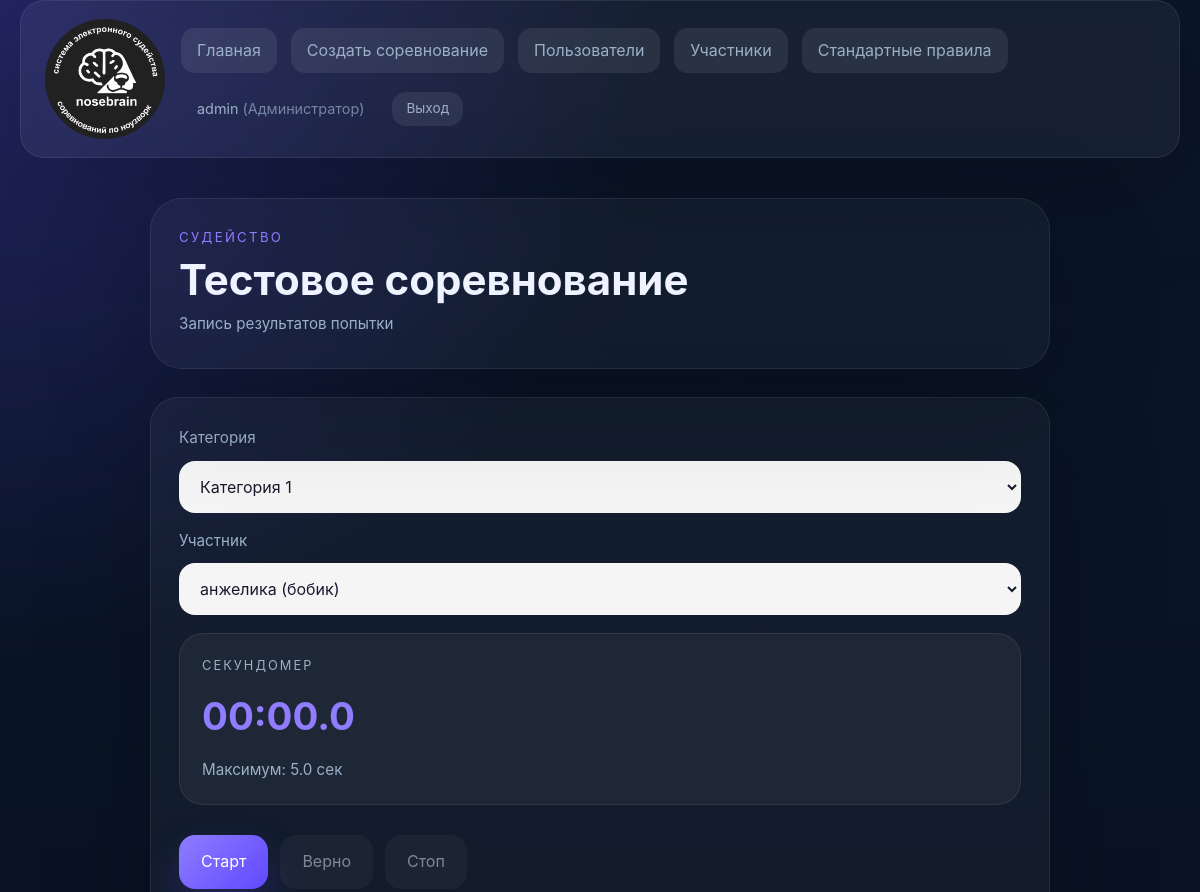
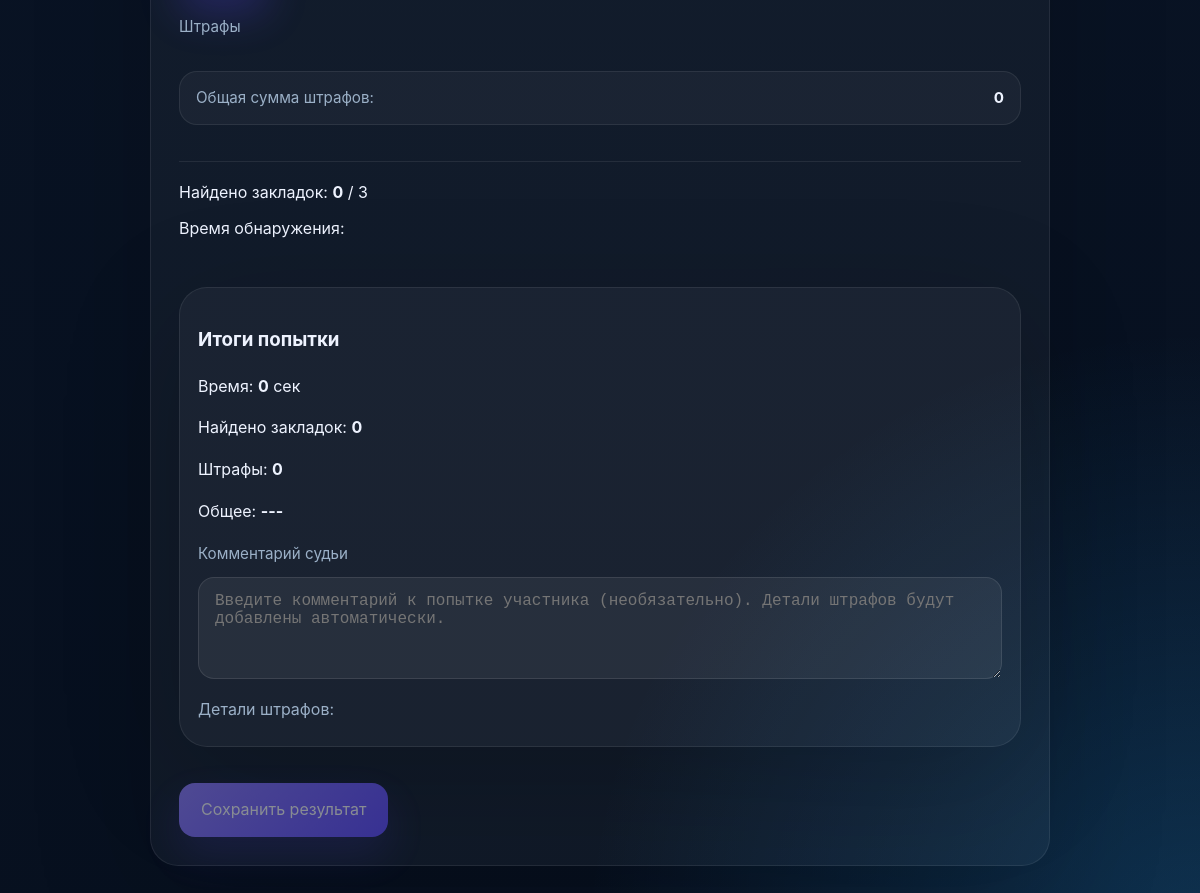
The page /judge.php (signed in) on the database its author committed (2 pictures, top to bottom).
### tables this page shows
CREATE TABLE competitions (
                id INTEGER PRIMARY KEY AUTOINCREMENT,
                name TEXT NOT NULL,
                description TEXT NOT NULL
            , is_published INTEGER DEFAULT 0, start_date TEXT, end_date TEXT);

CREATE TABLE categories (
                id INTEGER PRIMARY KEY AUTOINCREMENT,
                competition_id INTEGER NOT NULL,
                name TEXT NOT NULL,
                time_limit REAL NOT NULL,
                hides_count INTEGER NOT NULL,
                max_score INTEGER NOT NULL, sort_order INTEGER DEFAULT 0,
                FOREIGN KEY (competition_id) REFERENCES competitions(id)
            );

### judge.php (the view, shortened to what the rows shown need)
<?php
require_once __DIR__ . '/src/functions.php';
$dbManager = new DatabaseManager();
$service = new CompetitionService($dbManager);
function ensureDefaultData(CompetitionService $service): void
{
    if (count($service->getCompetitions()) > 0) {
        return;
    }
}
ensureDefaultData($service);
$competitions = $service->getCompetitions();
$selectedCompetitionId = filter_input(INPUT_GET, 'competition_id', FILTER_VALIDATE_INT);
$selectedCompetitionId = $selectedCompetitionId ?: (count($competitions) ? $competitions[0]->getId() : null);
$selectedCompetition = $selectedCompetitionId ? $service->getCompetitionById($selectedCompetitionId) : null;
$categories = $selectedCompetitionId !== null ? $service->getCategoriesByCompetition($selectedCompetitionId) : [];
$selectedCategoryId = filter_input(INPUT_GET, 'category_id', FILTER_VALIDATE_INT);
$selectedCategoryId = $selectedCategoryId ?: (count($categories) ? $categories[0]->getId() : null);
$selectedCategory = $selectedCategoryId ? $service->getCategoryById($selectedCategoryId) : null;
$competitionParticipants = $selectedCompetitionId !== null ? $service->getParticipantsByCompetition($selectedCompetitionId) : [];
?>
<!DOCTYPE html>
<html lang="ru">
<head>
    <link rel="stylesheet" href="style.css">
</head>
<body>
<?php
require_once __DIR__ . '/header.php';
?>
<main class="page-shell page-shell--single">
    <section class="hero hero--compact">
        <div>
            <div class="hero__eyebrow">Судейство</div>
            <h1 class="hero__title"><?= $selectedCompetition ? escape($selectedCompetition->getName()) : 'Соревнование' ?></h1>
            <p class="hero__subtitle">Запись результатов попытки</p>
        </div>
    </section>
    <section class="content-grid content-grid--single">
        <article class="panel">
            <form id="judge-form" method="post" novalidate>
                <div style="display: grid; gap: 18px;">
                    <div class="judge-selectors" style="display: grid; grid-template-columns: 1fr; gap: 16px;">
                        <div class="form-control" style="margin-bottom: 0;">
                            <label for="participant_id">Участник</label>
                            <select id="participant_id" name="participant_id" required <?= !$selectedCategoryId ? 'disabled' : '' ?>>
                                <?php if (!$selectedCategoryId): ?>
                                    <option value="">Сначала выберите категорию</option>
                                <?php elseif (count($competitionParticipants) === 0): ?>
                                    <option disabled>Нет участников</option>
                                <?php else: ?>
                                    <?php
                                    $existingResults = $selectedCategoryId ? $service->getResultsByCategory($selectedCategoryId) : [];
                                    $participantsWithResults = [];
                                    foreach ($existingResults as $result) {
                                        if ($result->getParticipantId() !== null) {
                                            $participantsWithResults[] = $result->getParticipantId();
                                        }
                                    }
                                    foreach ($competitionParticipants as $participant):
                                        $hasResult = in_array($participant->getId(), $participantsWithResults, true);
                                        if (!$hasResult):
                                    ?>
                                        <option value="<?= $participant->getId() ?>"><?= escape($participant->getName()) ?><?= $participant->getNickname() ? ' (' . escape($participant->getNickname()) . ')' : '' ?></option>
                                    <?php
                                        endif;
                                    endforeach;
                                    ?>
                                <?php endif; ?>
                            </select>
                        </div>
                    </div>
                    <div class="judge-controls" id="judge-controls-section" <?= !$selectedCategoryId ? 'style="display:none;"' : '' ?>>
                        <div class="timer-card">
                            <div class="timer-label">Секундомер</div>
                            <div id="timer" class="timer-value">00:00.0</div>
                            <div class="timer-meta">Максимум: <?= number_format($selectedCategory->getTimeLimit(), 1) ?> сек</div>
                        </div>
                    </div>
                    <div class="attempt-status" id="attempt-status-section" <?= !$selectedCategoryId ? 'style="display:none;"' : '' ?>>
                        <p>Найдено закладок: <strong id="found-count">0</strong> / <span id="hides-count-display"><?= $selectedCategory->getHidesCount() ?></span></p>
                    </div>
                </div>
            </form>
        </article>
    </section>
</main>
</body>
</html>

### rows shown on the page
competitions: name "Тестовое соревнование"
categories: participant_id "анжелика (бобик)", time_limit "5.0", hides_count "3"

### other values the page prints
$link['label'] "Главная"
$link['label'] "Создать соревнование"
$link['label'] "Пользователи"
$link['label'] "Участники"
$link['label'] "Стандартные правила"
$user['username'] "admin"
$roleLabel "Администратор"
form field category_id_display "Категория 1"
